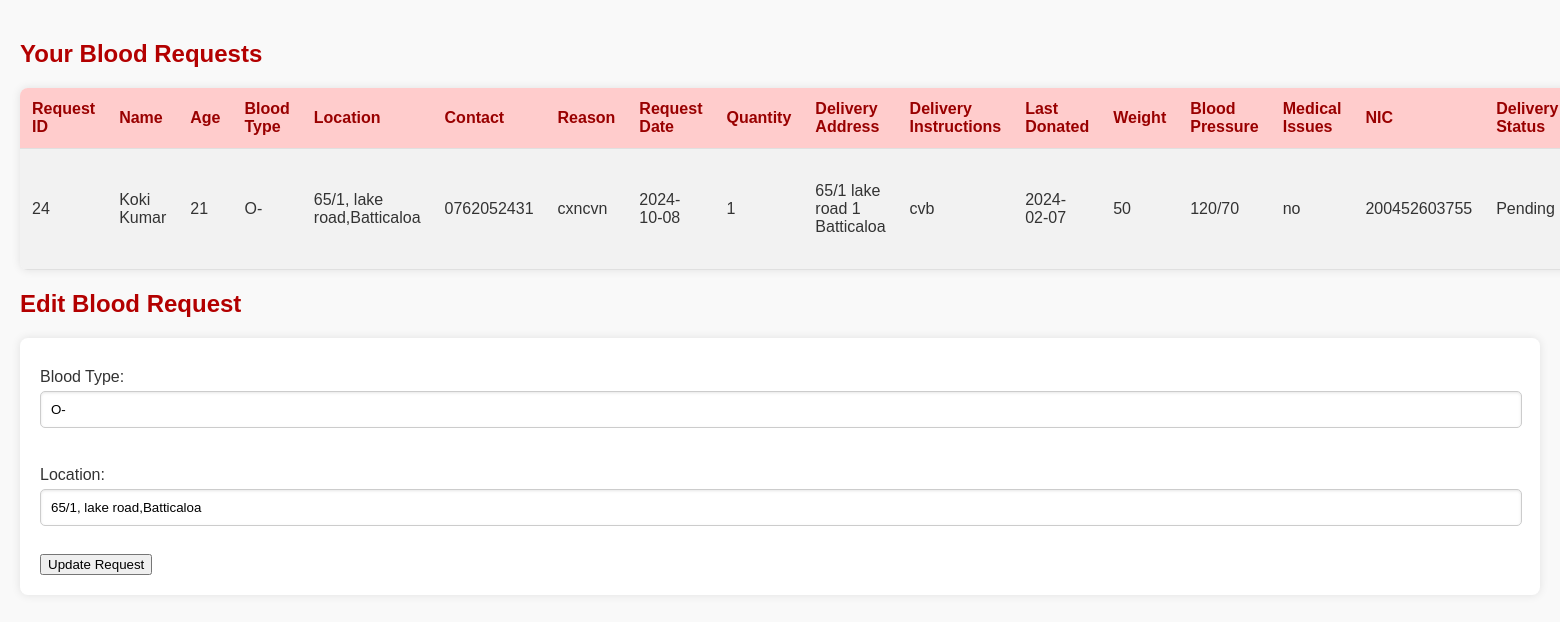
The app's page /manage_requests.php?edit=24 (signed in) with its own data.
### tables this page shows
CREATE TABLE `blood_requests` (
  `id` int(11) NOT NULL,
  `name` varchar(255) DEFAULT NULL,
  `age` int(11) DEFAULT NULL,
  `blood_type` varchar(5) DEFAULT NULL,
  `location` varchar(255) DEFAULT NULL,
  `contact` varchar(20) DEFAULT NULL,
  `reason` text DEFAULT NULL,
  `request_date` date DEFAULT NULL,
  `quantity` int(11) DEFAULT NULL,
  `delivery_address` varchar(255) DEFAULT NULL,
  `delivery_instructions` text DEFAULT NULL,
  `last_donated` date DEFAULT NULL,
  `weight` int(11) DEFAULT NULL,
  `blood_pressure` varchar(50) DEFAULT NULL,
  `medical_issues` text DEFAULT NULL,
  `nic` varchar(20) DEFAULT NULL,
  `delivery_status` varchar(50) DEFAULT 'Pending',
  `user_id` int(11) DEFAULT NULL,
  `blood_image` varchar(255) DEFAULT NULL,
  `blood_district` varchar(100) DEFAULT NULL,
  `blood_description` varchar(50) DEFAULT NULL
);

### manage_requests.php (the view, shortened to what this page needs)
<?php
include 'db.php';
$user_id = $_SESSION['user_id'];
$edit_mode = false;
$blood_type = '';
$location = '';
if (isset($_GET['edit'])) {
    $edit_mode = true;
    $edit_request_id = $_GET['edit'];
    $edit_query = "SELECT * FROM blood_requests WHERE id = '$edit_request_id' AND user_id = '$user_id'";
    $edit_result = mysqli_query($conn, $edit_query);
    if ($edit_result) {
        if ($row = mysqli_fetch_assoc($edit_result)) {
            $blood_type = $row['blood_type'];
            $location = $row['location'];
        }
    } else {
        echo "Error fetching request for edit: " . mysqli_error($conn);
    }
}
$query = "SELECT * FROM blood_requests WHERE user_id = '$user_id'";
$result = mysqli_query($conn, $query);
?>
<!DOCTYPE html>
<html lang="en">
<head>
</head>
<body>
<h2>Your Blood Requests</h2>
<table>
    <tr>
        <th>Request ID</th>
        <th>Name</th>
        <th>Age</th>
        <th>Blood Type</th>
        <th>Location</th>
        <th>Contact</th>
        <th>Reason</th>
        <th>Request Date</th>
        <th>Quantity</th>
        <th>Delivery Address</th>
        <th>Delivery Instructions</th>
        <th>Last Donated</th>
        <th>Weight</th>
        <th>Blood Pressure</th>
        <th>Medical Issues</th>
        <th>NIC</th>
        <th>Delivery Status</th>
    </tr>
    <?php while ($row = mysqli_fetch_assoc($result)): ?>
    <tr>
        <td><?php echo $row['id']; ?></td>
        <td><?php echo $row['name']; ?></td>
        <td><?php echo $row['age']; ?></td>
        <td><?php echo $row['blood_type']; ?></td>
        <td><?php echo $row['location']; ?></td>
        <td><?php echo $row['contact']; ?></td>
        <td><?php echo $row['reason']; ?></td>
        <td><?php echo $row['request_date']; ?></td>
        <td><?php echo $row['quantity']; ?></td>
        <td><?php echo $row['delivery_address']; ?></td>
        <td><?php echo $row['delivery_instructions']; ?></td>
        <td><?php echo $row['last_donated']; ?></td>
        <td><?php echo $row['weight']; ?></td>
        <td><?php echo $row['blood_pressure']; ?></td>
        <td><?php echo $row['medical_issues']; ?></td>
        <td><?php echo $row['nic']; ?></td>
        <td><?php echo $row['delivery_status']; ?></td>
    </tr>
    <?php endwhile; ?>
</table>
<?php if ($edit_mode): ?>
<h2>Edit Blood Request</h2>
<form method="post" action="manage_requests.php">
    <label for="blood_type">Blood Type:</label>
    <input type="text" id="blood_type" name="blood_type" value="<?php echo $blood_type; ?>" required><br><br>
    <label for="location">Location:</label>
    <input type="text" id="location" name="location" value="<?php echo $location; ?>" required><br><br>
    <button type="submit" name="update_request">Update Request</button>
</form>
<?php endif; ?>
</body>
</html>

### manage_requests.php (style rules this page uses)
body { font-family: Arial, sans-serif; background-color: #f9f9f9; color: #333; margin: 0; padding: 20px; }
h2 { color: #b30000; margin-bottom: 20px; }
table { width: 100%; border-collapse: collapse; margin-top: 20px; box-shadow: 0 0 10px rgba(0, 0, 0, 0.1); border-radius: 8px; overflow: hidden; }
th, td { padding: 12px; text-align: left; border-bottom: 1px solid #e0e0e0; }
th { background-color: #ffcccc; color: #900; }
tr:nth-child(even) { background-color: #f2f2f2; }
form { background-color: #ffffff; padding: 20px; border-radius: 8px; box-shadow: 0 0 10px rgba(0, 0, 0, 0.1); margin-top: 20px; }
label { display: block; margin: 10px 0 5px; }
input[type="text"], input[type="number"], select { width: calc(100% - 20px); padding: 10px; margin-bottom: 10px; border: 1px solid #ccc; border-radius: 5px; box-shadow: inset 0 1px 3px rgba(0, 0, 0, 0.1); }

### records on screen
blood_requests: id "24", name "Koki Kumar", age "21", blood_type "O-", location "65/1, lake road,Batticaloa", contact "0762052431", reason "cxncvn", request_date "2024-10-08", quantity "1", delivery_address "65/1 lake road 1 Batticaloa", delivery_instructions "cvb", last_donated "2024-02-07", weight "50", blood_pressure "120/70", medical_issues "no", nic "200452603755", delivery_status "Pending"
